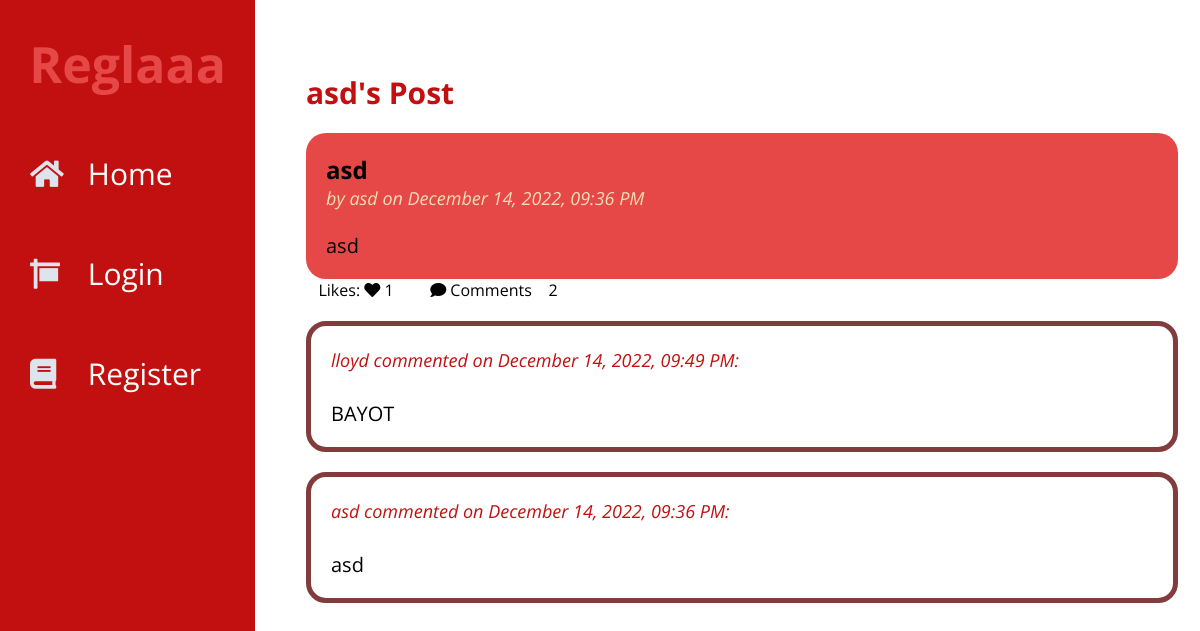
Page /comments/1/view on the committed database.
### tables this page shows
CREATE TABLE user (
  id INTEGER PRIMARY KEY AUTOINCREMENT,
  username TEXT UNIQUE NOT NULL,
  password TEXT NOT NULL
);

CREATE TABLE post (
  id INTEGER PRIMARY KEY AUTOINCREMENT,
  author_id INTEGER NOT NULL,
  created TIMESTAMP DEFAULT (datetime('now','localtime')),
  title TEXT NOT NULL,
  body TEXT NOT NULL,
  FOREIGN KEY (author_id) REFERENCES user (id)
);

CREATE TABLE comments (
  id INTEGER PRIMARY KEY AUTOINCREMENT,
  post_id INTEGER NOT NULL,
  user_id INTEGER NOT NULL,
  body TEXT NOT NULL,
  created TIMESTAMP DEFAULT (datetime('now','localtime')),
  FOREIGN KEY (post_id) REFERENCES post (id),
  FOREIGN KEY (user_id) REFERENCES user (id)
);

### flaskr/blog.py (the view, shortened to what this page needs)
@bp.route("/comments/<int:post_id>/<action>",methods=("GET", "POST"))
def comments(post_id,action):
    db = get_db()
    post = db.execute(
        "SELECT p.id, title, body, created, author_id, username,"
        "(SELECT COUNT(user_id) FROM likes WHERE post_id = p.id) AS likes,"
        "(SELECT COUNT(user_id) FROM comments WHERE post_id = p.id) AS comments"
        " FROM post p JOIN user u ON p.author_id = u.id"
        " WHERE p.id = ?"
        " ORDER BY created DESC"
        , (post_id,),
    ).fetchone()
    comms = db.execute(
        "SELECT c.id, body, created, user_id, username"
        " FROM comments c JOIN user u ON c.user_id = u.id"
        " WHERE c.post_id = ?"
        " ORDER BY created DESC"
        , (post_id,),
    ).fetchall()
    return render_template("blog/comments.html",post=post,comms=comms,action=action)

### flaskr/auth.py (called while the page is built, shortened)
@bp.before_app_request
def load_logged_in_user():
    user_id = session.get("user_id")
    if user_id is None:
        g.user = None
        g.liked = None

### flaskr/db.py (called while the page is built)
def get_db():
    if "db" not in g:
        g.db = sqlite3.connect(
            current_app.config["DATABASE"], detect_types=sqlite3.PARSE_DECLTYPES
        )
        g.db.row_factory = sqlite3.Row
    return g.db

### flaskr/templates/blog/comments.html (shortened to what this page needs)
{% extends 'base.html' %}
{% block posts %}
  <p class="title">{% block title %}{{post['username']}}'s Post{% endblock %}</p>
{% endblock %}
{% block content %}
<article class="post">
        <div class="body">
            <h2>{{ post['title'] }}</h2>
            <p class="about">by {{ post['username'] }} on {{ post['created'].strftime("%B %d, %Y, %I:%M %p") }}</p>
            <br>
            <br>
            <p class="body">{{ post['body'] }}</p>
        </div>
</article>
    <div class="opt">
        {% if g.user %}
            {% if [post['id'],g.user['id']] in g.liked %}
                <a href="{{ url_for('blog.like_action', post_id=post.id, action='unlike') }}">
                    <span class="icon">&nbsp&nbsp&nbsp<i class="fas fa-heart"></i></span>
                    <span class="item">Unlike</span>
                </a>
            {% else %}
                <a href="{{ url_for('blog.like_action', post_id=post.id, action='like') }}">
                    <span class="icon">&nbsp&nbsp&nbsp<i class="fas fa-heart"></i></span>
                    <span class="item">Like {{ like }}</span>
                </a>
            {% endif %}
        {% else %}
        <span class="icon">&nbsp&nbsp&nbspLikes: <i class="fas fa-heart"></i></span>
        {% endif %}
        <p>{{ post['likes'] }}</p>
        <a>
            <span class="icon">&nbsp&nbsp&nbsp<i class="fas fa-comment"></i></span>
            <span class="item">Comments &nbsp&nbsp&nbsp{{ post.comments }}</span>
        </a>
    </div>
{% if action == 'add' %}
<div class="form">
  <form method="post">
    <label for="body">Comment as {{ g.user['username'] }}: </label>
    <textarea class="com" name="body" id="body">{{ request.form['body'] }}</textarea>
    <input type="submit" value="Comment">
  </form>
  </div>
{% else %}
{% for comm in comms %}
<article class="comment">
    <div class="body">
        <p class="about">{{comm.username}} commented on {{comm.created.strftime("%B %d, %Y, %I:%M %p")}}: </p>
        <br>
        <br>
        <p>{{comm.body}}</p>
    </div>
</article>
{% endfor %}
{% endif %}
{% endblock %}

### flaskr/templates/base.html (shortened to what this page needs)
<!doctype html>
<link rel="stylesheet" href="{{ url_for('static', filename='style.css') }}">
<link rel="stylesheet" href="https://use.fontawesome.com/releases/v5.8.1/css/all.css">
<div class="wrapper">
        <div class="sidebar">
            <div class="profile">
                <h1><a href="{{ url_for('index') }}">Reglaaa</a></h1>
            </div>
            <ul>
                <li>
                    <a href="{{ url_for('index') }}">
                        <span class="icon"><i class="fas fa-home"></i></span>
                        <span class="item">Home</span>
                    </a>
                </li>
                {% if not g.user %}
                <li>
                    <a href="{{ url_for('auth.login') }}">
                        <span class="icon"><i class="fas fa-sign"></i></span>
                        <span class="item">Login</span>
                    </a>
                </li>
                <li>
                    <a href="{{ url_for('auth.register') }}">
                        <span class="icon"><i class="fas fa-book"></i></span>
                        <span class="item">Register</span>
                    </a>
                </li>
                {% endif %}
            </ul>
        </div>
        <section class="content">
            <br>
  <div class="posts">
    {% block posts %}{% endblock %}
  {% block content %}{% endblock %}
      </div>
</section>
</div>

### flaskr/static/style.css (style rules this page uses)
* { list-style: none; text-decoration: none; margin: 0; padding: 0; box-sizing: border-box; font-family: 'Open Sans', sans-serif; }
.wrapper .sidebar { background: #C21010; position: fixed; top: 0; left: 0; width: 255px; height: 100%; padding: 20px 0; transition: all 0.5s ease; }
.wrapper .sidebar .profile { margin-bottom: 20px; text-align: center; }
.wrapper .sidebar .profile h1 { margin: 10px 0 5px; }
.wrapper .sidebar .profile a { font-size: 50px; color: #E64848; }
.wrapper .sidebar ul li a { display: block; height: 100px; padding: 30px; color: white; font-size: 30px; position: relative; transition: all 0.2s ease; }
.wrapper .sidebar ul li a .icon { color: #dee4ec; width: 30px; display: inline-block; margin-right: 20px; }
.wrapper .content { width: 81%; margin-left: 16rem; }
.top-menu a, h1 { display: inline-block; margin-left: 20px; }
.posts { padding: 50px; }
.post { margin-top: 20px; padding: 20px; border-radius: 20px; background-color: #E64848; transition: all 1s ease; }
.post .about { color: wheat; font-size: 18px; font-style: italic; }
.title { color: #C21010; font-weight: bold; font-size: 30px; }
.opt { display: block; }
.opt a,p { display: inline-block; margin-right: 20px; }
.comment { display: block; margin-top: 20px; padding: 20px; border-radius: 20px; border: 5px solid #823c3c; transition: all 1s ease; font-size: 20px; }
.comment .about { color: #C21010; font-size: 18px; font-style: italic; }
p.body { white-space: pre-line; font-size: 20px; }

### rows in the picture
user: username "asd"
post: title "asd", created "December 14, 2022, 09:36 PM", body "asd"
comments: username "lloyd", created "December 14, 2022, 09:49 PM", body "BAYOT"
comments: username "asd", created "December 14, 2022, 09:36 PM", body "asd"

### other values in the picture
{{ post['likes'] }} "1"
{{ post.comments }} "2"
